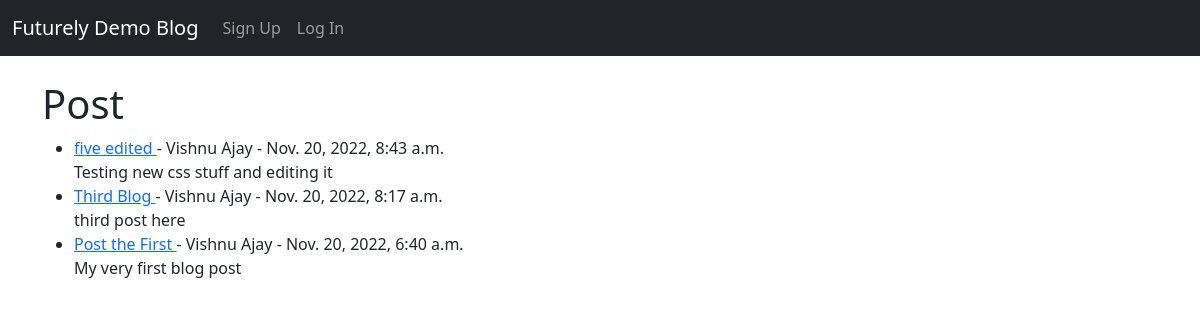
Before: / with the older database file.
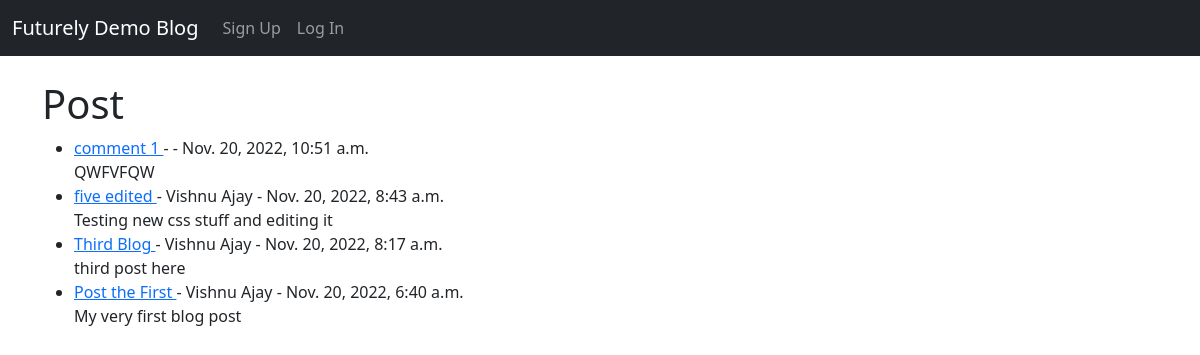
After: the same page with the newer database file.
### newBlog/models.py (models this page shows, shortened)
class Post(models.Model):
    title = models.CharField(max_length=255)
    title_tag = models.CharField(max_length=255)
    content = models.TextField()
    date_posted = models.DateTimeField(auto_now_add=True)
    author = models.ForeignKey(User, on_delete=models.CASCADE)
    likes = models.ManyToManyField(User, related_name='blog_posts')

### newBlog/views.py (the view)
# urls.py: path('', HomeView.as_view(), name='home'),
class HomeView(ListView):
    model = Post
    template_name = 'home.html'
    ordering = ['-date_posted']

### newBlog/templates/home.html (shortened to what this page needs)
{% extends 'base.html' %}
{% block content %}
<h1> Post </h1>
<ul>
    {% for post in object_list %}
        <li>
            <a href="{% url 'article-detail' post.pk %}">{{ post.title }} </a>
            - {{ post.author.first_name }} {{ post.author.last_name}} - {{post.date_posted}}
            <br/>
            {{ post.content|slice:":500" }}
        </li>
    {%endfor%}
</ul>
{% endblock %}

Changed rows visible on the page:
added Post: title "comment 1", date_posted "Nov. 20, 2022, 10:51 a.m.", content "QWFVFQW"
